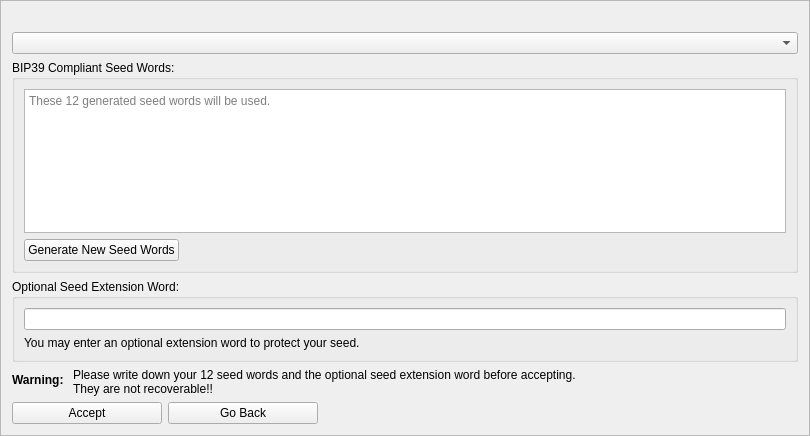
<?xml version="1.0" encoding="UTF-8"?>
<ui version="4.0">
 <class>MnemonicDialog2</class>
 <widget class="QFrame" name="MnemonicDialog2">
  <property name="geometry">
   <rect>
    <x>0</x>
    <y>0</y>
    <width>810</width>
    <height>436</height>
   </rect>
  </property>
  <property name="windowTitle">
   <string>New HD Wallet Creation</string>
  </property>
  <property name="frameShape">
   <enum>QFrame::StyledPanel</enum>
  </property>
  <property name="frameShadow">
   <enum>QFrame::Raised</enum>
  </property>
  <layout class="QVBoxLayout" name="verticalLayout">
   <item>
    <widget class="QLabel" name="lblHelp">
     <property name="palette">
      <palette>
       <active>
        <colorrole role="WindowText">
         <brush brushstyle="SolidPattern">
          <color alpha="255">
           <red>239</red>
           <green>41</green>
           <blue>41</blue>
          </color>
         </brush>
        </colorrole>
        <colorrole role="Text">
         <brush brushstyle="SolidPattern">
          <color alpha="255">
           <red>239</red>
           <green>41</green>
           <blue>41</blue>
          </color>
         </brush>
        </colorrole>
        <colorrole role="ButtonText">
         <brush brushstyle="SolidPattern">
          <color alpha="255">
           <red>239</red>
           <green>41</green>
           <blue>41</blue>
          </color>
         </brush>
        </colorrole>
       </active>
       <inactive>
        <colorrole role="WindowText">
         <brush brushstyle="SolidPattern">
          <color alpha="255">
           <red>239</red>
           <green>41</green>
           <blue>41</blue>
          </color>
         </brush>
        </colorrole>
        <colorrole role="Text">
         <brush brushstyle="SolidPattern">
          <color alpha="255">
           <red>239</red>
           <green>41</green>
           <blue>41</blue>
          </color>
         </brush>
        </colorrole>
        <colorrole role="ButtonText">
         <brush brushstyle="SolidPattern">
          <color alpha="255">
           <red>239</red>
           <green>41</green>
           <blue>41</blue>
          </color>
         </brush>
        </colorrole>
       </inactive>
       <disabled>
        <colorrole role="WindowText">
         <brush brushstyle="SolidPattern">
          <color alpha="255">
           <red>190</red>
           <green>190</green>
           <blue>190</blue>
          </color>
         </brush>
        </colorrole>
        <colorrole role="Text">
         <brush brushstyle="SolidPattern">
          <color alpha="255">
           <red>190</red>
           <green>190</green>
           <blue>190</blue>
          </color>
         </brush>
        </colorrole>
        <colorrole role="ButtonText">
         <brush brushstyle="SolidPattern">
          <color alpha="255">
           <red>190</red>
           <green>190</green>
           <blue>190</blue>
          </color>
         </brush>
        </colorrole>
       </disabled>
      </palette>
     </property>
     <property name="text">
      <string/>
     </property>
    </widget>
   </item>
   <item>
    <widget class="QComboBox" name="languageSeedWords"/>
   </item>
   <item>
    <widget class="QGroupBox" name="groupBox">
     <property name="title">
      <string>BIP39 Compliant Seed Words:</string>
     </property>
     <layout class="QGridLayout" name="gridLayout_3">
      <item row="2" column="0">
       <layout class="QHBoxLayout" name="horizontalLayout">
        <item>
         <widget class="QPushButton" name="generateButton">
          <property name="minimumSize">
           <size>
            <width>150</width>
            <height>0</height>
           </size>
          </property>
          <property name="text">
           <string>Generate New Seed Words</string>
          </property>
          <property name="checkable">
           <bool>false</bool>
          </property>
         </widget>
        </item>
        <item>
         <spacer name="horizontalSpacer_2">
          <property name="orientation">
           <enum>Qt::Horizontal</enum>
          </property>
          <property name="sizeHint" stdset="0">
           <size>
            <width>40</width>
            <height>20</height>
           </size>
          </property>
         </spacer>
        </item>
       </layout>
      </item>
      <item row="0" column="0">
       <widget class="QPlainTextEdit" name="seedwordsText">
        <property name="readOnly">
         <bool>true</bool>
        </property>
        <property name="placeholderText">
         <string>These 12 generated seed words will be used.</string>
        </property>
       </widget>
      </item>
     </layout>
    </widget>
   </item>
   <item>
    <spacer name="verticalSpacer">
     <property name="orientation">
      <enum>Qt::Vertical</enum>
     </property>
     <property name="sizeHint" stdset="0">
      <size>
       <width>20</width>
       <height>5</height>
      </size>
     </property>
    </spacer>
   </item>
   <item>
    <spacer name="verticalSpacer_3">
     <property name="orientation">
      <enum>Qt::Vertical</enum>
     </property>
     <property name="sizeHint" stdset="0">
      <size>
       <width>20</width>
       <height>5</height>
      </size>
     </property>
    </spacer>
   </item>
   <item>
    <widget class="QGroupBox" name="groupBox_2">
     <property name="title">
      <string>Optional Seed Extension Word:</string>
     </property>
     <layout class="QVBoxLayout" name="verticalLayout_2">
      <item>
       <widget class="QLineEdit" name="passphraseEdit">
        <property name="toolTip">
         <string>A 12 word seed phrase is a useful way of backing up a wallet, because it is a system for generating the keys to all Hemp0x and Assets. However, anyone who finds/learns your seed phrase will likewise have control of your wallet. For this reason, some users choose to add another level of security to these 12 words. Unlike your 12 word phrase, which is generated randomly, this 13th word (known as the Seed Extension Word) is something the user comes up with themselves and memorizes, or stores separately from their seed phrase.
                
                The Seed Extension Word is like adding a password to your randomly generated seed phrase. If someone finds your written 12 word seed phrase, but you’ve chosen to use a Seed Extension Word, they will not be able to access your wallet.</string>
        </property>
       </widget>
      </item>
      <item>
       <widget class="QLabel" name="passphraseLabel">
        <property name="text">
         <string>You may enter an optional extension word to protect your seed.</string>
        </property>
       </widget>
      </item>
     </layout>
    </widget>
   </item>
   <item>
    <spacer name="verticalSpacer_5">
     <property name="orientation">
      <enum>Qt::Vertical</enum>
     </property>
     <property name="sizeHint" stdset="0">
      <size>
       <width>20</width>
       <height>40</height>
      </size>
     </property>
    </spacer>
   </item>
   <item>
    <layout class="QFormLayout" name="mnemonicLayout">
     <item row="1" column="0">
      <widget class="QLabel" name="label_3">
       <property name="font">
        <font>
         <weight>75</weight>
         <bold>true</bold>
        </font>
       </property>
       <property name="text">
        <string>Warning: </string>
       </property>
      </widget>
     </item>
     <item row="1" column="1">
      <widget class="QLabel" name="label_2">
       <property name="text">
        <string>Please write down your 12 seed words and the optional seed extension word before accepting.
They are not recoverable!!</string>
       </property>
      </widget>
     </item>
    </layout>
   </item>
   <item>
    <spacer name="verticalSpacer_4">
     <property name="orientation">
      <enum>Qt::Vertical</enum>
     </property>
     <property name="sizeHint" stdset="0">
      <size>
       <width>20</width>
       <height>40</height>
      </size>
     </property>
    </spacer>
   </item>
   <item>
    <layout class="QHBoxLayout" name="horizontalLayout_2">
     <item>
      <widget class="QPushButton" name="acceptButton">
       <property name="minimumSize">
        <size>
         <width>150</width>
         <height>0</height>
        </size>
       </property>
       <property name="maximumSize">
        <size>
         <width>150</width>
         <height>16777215</height>
        </size>
       </property>
       <property name="text">
        <string>Accept</string>
       </property>
       <property name="autoDefault">
        <bool>false</bool>
       </property>
      </widget>
     </item>
     <item>
      <widget class="QPushButton" name="backButton">
       <property name="minimumSize">
        <size>
         <width>150</width>
         <height>0</height>
        </size>
       </property>
       <property name="maximumSize">
        <size>
         <width>150</width>
         <height>16777215</height>
        </size>
       </property>
       <property name="text">
        <string>Go Back</string>
       </property>
      </widget>
     </item>
     <item>
      <spacer name="horizontalSpacer">
       <property name="orientation">
        <enum>Qt::Horizontal</enum>
       </property>
       <property name="sizeHint" stdset="0">
        <size>
         <width>40</width>
         <height>20</height>
        </size>
       </property>
      </spacer>
     </item>
    </layout>
   </item>
   <item>
    <spacer name="verticalSpacer_2">
     <property name="orientation">
      <enum>Qt::Vertical</enum>
     </property>
     <property name="sizeHint" stdset="0">
      <size>
       <width>20</width>
       <height>5</height>
      </size>
     </property>
    </spacer>
   </item>
  </layout>
 </widget>
 <resources/>
 <connections/>
</ui>
